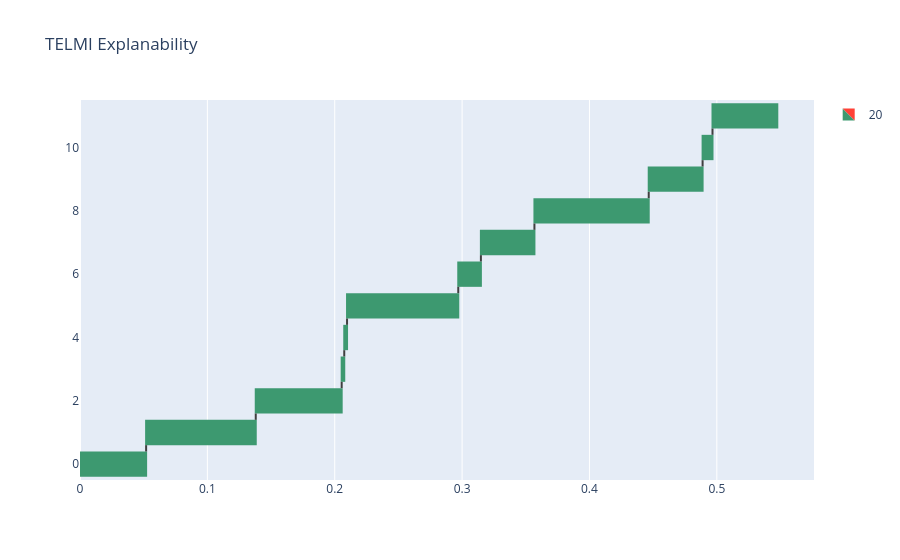

The notebook cell saved with this chart:
### Code cell
import plotly.graph_objects as go

fig = go.Figure(go.Waterfall(
    name = "20", 
    orientation = "h",
    x = Coeff_df['TELMI'],
    textposition = "outside",
    y = Coeff_df['TELMI'].index,    
    connector = {"line":{"color":"rgb(63, 63, 63)"}},
))

fig.update_layout(
        title = "TELMI Explanability",
        showlegend = True
)

fig.show()

### Figure 1 — Plotly figure (JSON) as saved in the notebook; plotly's stock layout.template omitted (floating-point values rounded to 4 significant figures)
{"data": [{"connector": {"line": {"color": "rgb(63, 63, 63)"}}, "name": "20", "orientation": "h", "textposition": "outside", "type": "waterfall", "x": [0.05192, 0.08607, 0.06746, 0.002017, 0.002194, 0.08732, 0.01777, 0.04203, 0.08974, 0.0423, 0.007772, 0.05088], "y": [0, 1, 2, 3, 4, 5, 6, 7, 8, 9, 10, 11]}], "layout": {"showlegend": true, "title": {"text": "TELMI Explanability"}}}
